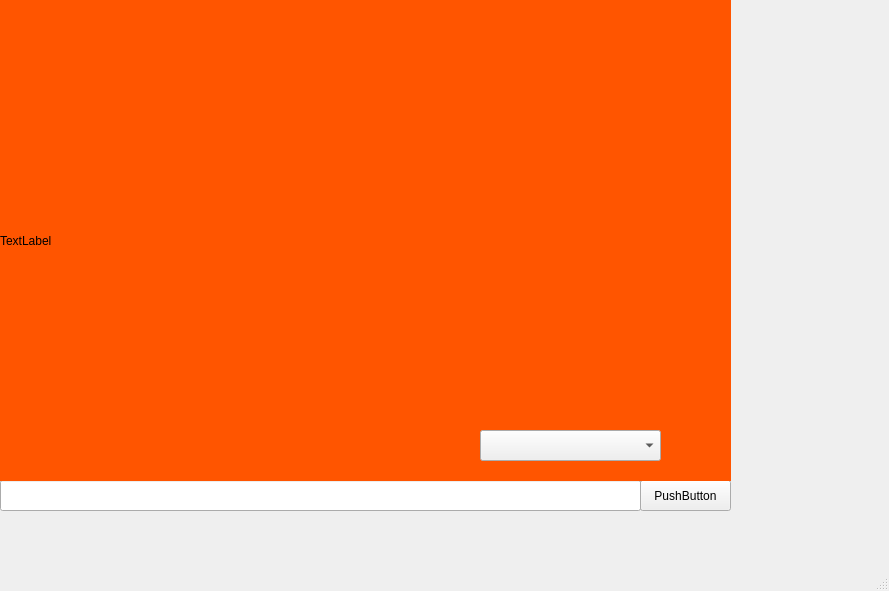
<?xml version="1.0" encoding="UTF-8"?>
<ui version="4.0">
 <class>chatpage</class>
 <widget class="QMainWindow" name="chatpage">
  <property name="geometry">
   <rect>
    <x>0</x>
    <y>0</y>
    <width>889</width>
    <height>591</height>
   </rect>
  </property>
  <property name="windowTitle">
   <string>MainWindow</string>
  </property>
  <widget class="QWidget" name="centralwidget">
   <widget class="QPushButton" name="pushButton">
    <property name="geometry">
     <rect>
      <x>640</x>
      <y>480</y>
      <width>91</width>
      <height>31</height>
     </rect>
    </property>
    <property name="text">
     <string>PushButton</string>
    </property>
   </widget>
   <widget class="QLineEdit" name="lineEdit">
    <property name="geometry">
     <rect>
      <x>0</x>
      <y>480</y>
      <width>641</width>
      <height>31</height>
     </rect>
    </property>
   </widget>
   <widget class="QLabel" name="textBrowser_receivedMessages">
    <property name="geometry">
     <rect>
      <x>0</x>
      <y>0</y>
      <width>731</width>
      <height>481</height>
     </rect>
    </property>
    <property name="styleSheet">
     <string notr="true">background-color: rgb(255, 85, 0);</string>
    </property>
    <property name="text">
     <string>TextLabel</string>
    </property>
   </widget>
   <widget class="QComboBox" name="comboBox_receiver">
    <property name="geometry">
     <rect>
      <x>480</x>
      <y>430</y>
      <width>181</width>
      <height>31</height>
     </rect>
    </property>
   </widget>
  </widget>
  <widget class="QMenuBar" name="menubar">
   <property name="geometry">
    <rect>
     <x>0</x>
     <y>0</y>
     <width>889</width>
     <height>26</height>
    </rect>
   </property>
  </widget>
  <widget class="QStatusBar" name="statusbar"/>
 </widget>
 <resources/>
 <connections/>
</ui>
